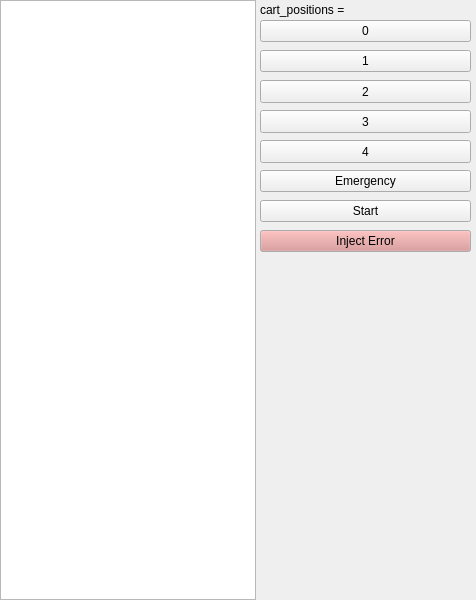
<?xml version="1.0" encoding="UTF-8"?>
<ui version="4.0">
 <class>MainWindow</class>
 <widget class="QMainWindow" name="MainWindow">
  <property name="geometry">
   <rect>
    <x>0</x>
    <y>0</y>
    <width>476</width>
    <height>600</height>
   </rect>
  </property>
  <property name="sizePolicy">
   <sizepolicy hsizetype="Fixed" vsizetype="Fixed">
    <horstretch>0</horstretch>
    <verstretch>0</verstretch>
   </sizepolicy>
  </property>
  <property name="minimumSize">
   <size>
    <width>476</width>
    <height>600</height>
   </size>
  </property>
  <property name="maximumSize">
   <size>
    <width>476</width>
    <height>600</height>
   </size>
  </property>
  <property name="windowTitle">
   <string>Elevator Simulation</string>
  </property>
  <widget class="QWidget" name="centralwidget">
   <widget class="QGraphicsView" name="graphicsView">
    <property name="geometry">
     <rect>
      <x>0</x>
      <y>0</y>
      <width>256</width>
      <height>600</height>
     </rect>
    </property>
    <property name="autoFillBackground">
     <bool>true</bool>
    </property>
   </widget>
   <widget class="QPushButton" name="buttonFloor1">
    <property name="geometry">
     <rect>
      <x>260</x>
      <y>50</y>
      <width>211</width>
      <height>22</height>
     </rect>
    </property>
    <property name="text">
     <string>1</string>
    </property>
    <property name="checkable">
     <bool>false</bool>
    </property>
    <property name="checked">
     <bool>false</bool>
    </property>
   </widget>
   <widget class="QPushButton" name="buttonFloor0">
    <property name="geometry">
     <rect>
      <x>260</x>
      <y>20</y>
      <width>211</width>
      <height>22</height>
     </rect>
    </property>
    <property name="text">
     <string>0</string>
    </property>
    <property name="checkable">
     <bool>false</bool>
    </property>
    <property name="checked">
     <bool>false</bool>
    </property>
   </widget>
   <widget class="QPushButton" name="buttonFloor2">
    <property name="geometry">
     <rect>
      <x>260</x>
      <y>80</y>
      <width>211</width>
      <height>23</height>
     </rect>
    </property>
    <property name="text">
     <string>2</string>
    </property>
    <property name="checkable">
     <bool>false</bool>
    </property>
    <property name="checked">
     <bool>false</bool>
    </property>
   </widget>
   <widget class="QPushButton" name="buttonFloor3">
    <property name="geometry">
     <rect>
      <x>260</x>
      <y>110</y>
      <width>211</width>
      <height>23</height>
     </rect>
    </property>
    <property name="text">
     <string>3</string>
    </property>
    <property name="checkable">
     <bool>false</bool>
    </property>
    <property name="checked">
     <bool>false</bool>
    </property>
   </widget>
   <widget class="QPushButton" name="buttonFloor4">
    <property name="geometry">
     <rect>
      <x>260</x>
      <y>140</y>
      <width>211</width>
      <height>23</height>
     </rect>
    </property>
    <property name="text">
     <string>4</string>
    </property>
    <property name="checkable">
     <bool>false</bool>
    </property>
    <property name="checked">
     <bool>false</bool>
    </property>
   </widget>
   <widget class="QPushButton" name="buttonEmergency">
    <property name="geometry">
     <rect>
      <x>260</x>
      <y>170</y>
      <width>211</width>
      <height>22</height>
     </rect>
    </property>
    <property name="text">
     <string>Emergency</string>
    </property>
    <property name="checkable">
     <bool>false</bool>
    </property>
    <property name="checked">
     <bool>false</bool>
    </property>
   </widget>
   <widget class="QLabel" name="labelError">
    <property name="geometry">
     <rect>
      <x>260</x>
      <y>260</y>
      <width>211</width>
      <height>321</height>
     </rect>
    </property>
    <property name="font">
     <font>
      <weight>75</weight>
      <bold>true</bold>
     </font>
    </property>
    <property name="text">
     <string notr="true"/>
    </property>
    <property name="alignment">
     <set>Qt::AlignLeading|Qt::AlignLeft|Qt::AlignTop</set>
    </property>
    <property name="wordWrap">
     <bool>true</bool>
    </property>
   </widget>
   <widget class="QLabel" name="labelCartPosition">
    <property name="geometry">
     <rect>
      <x>260</x>
      <y>0</y>
      <width>211</width>
      <height>19</height>
     </rect>
    </property>
    <property name="text">
     <string>cart_positions = </string>
    </property>
   </widget>
   <widget class="QPushButton" name="buttonInjectError">
    <property name="geometry">
     <rect>
      <x>260</x>
      <y>230</y>
      <width>211</width>
      <height>22</height>
     </rect>
    </property>
    <property name="palette">
     <palette>
      <active>
       <colorrole role="Button">
        <brush brushstyle="SolidPattern">
         <color alpha="255">
          <red>219</red>
          <green>143</green>
          <blue>143</blue>
         </color>
        </brush>
       </colorrole>
      </active>
      <inactive>
       <colorrole role="Button">
        <brush brushstyle="SolidPattern">
         <color alpha="255">
          <red>219</red>
          <green>143</green>
          <blue>143</blue>
         </color>
        </brush>
       </colorrole>
      </inactive>
      <disabled>
       <colorrole role="Button">
        <brush brushstyle="SolidPattern">
         <color alpha="255">
          <red>208</red>
          <green>208</green>
          <blue>208</blue>
         </color>
        </brush>
       </colorrole>
      </disabled>
     </palette>
    </property>
    <property name="text">
     <string>Inject Error</string>
    </property>
    <property name="checkable">
     <bool>true</bool>
    </property>
    <property name="checked">
     <bool>false</bool>
    </property>
   </widget>
   <widget class="QPushButton" name="buttonStart">
    <property name="geometry">
     <rect>
      <x>260</x>
      <y>200</y>
      <width>211</width>
      <height>22</height>
     </rect>
    </property>
    <property name="text">
     <string>Start</string>
    </property>
    <property name="checkable">
     <bool>false</bool>
    </property>
    <property name="checked">
     <bool>false</bool>
    </property>
   </widget>
  </widget>
 </widget>
 <resources/>
 <connections/>
</ui>
